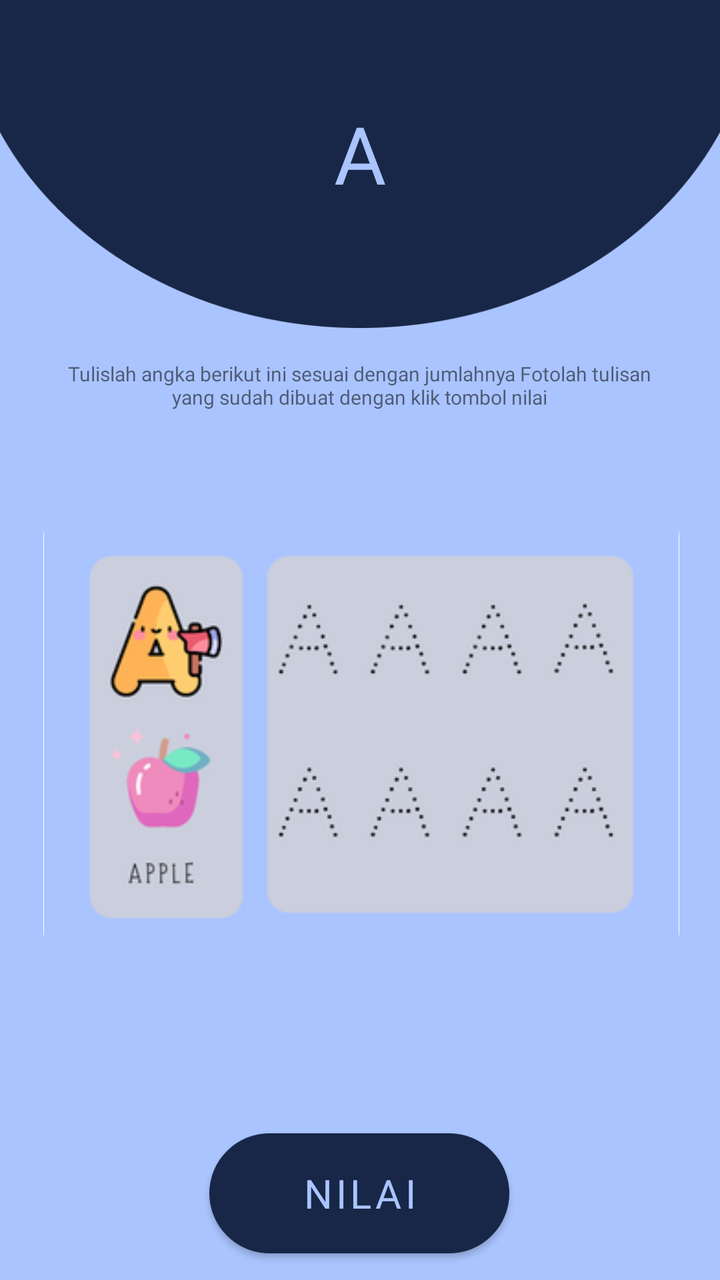
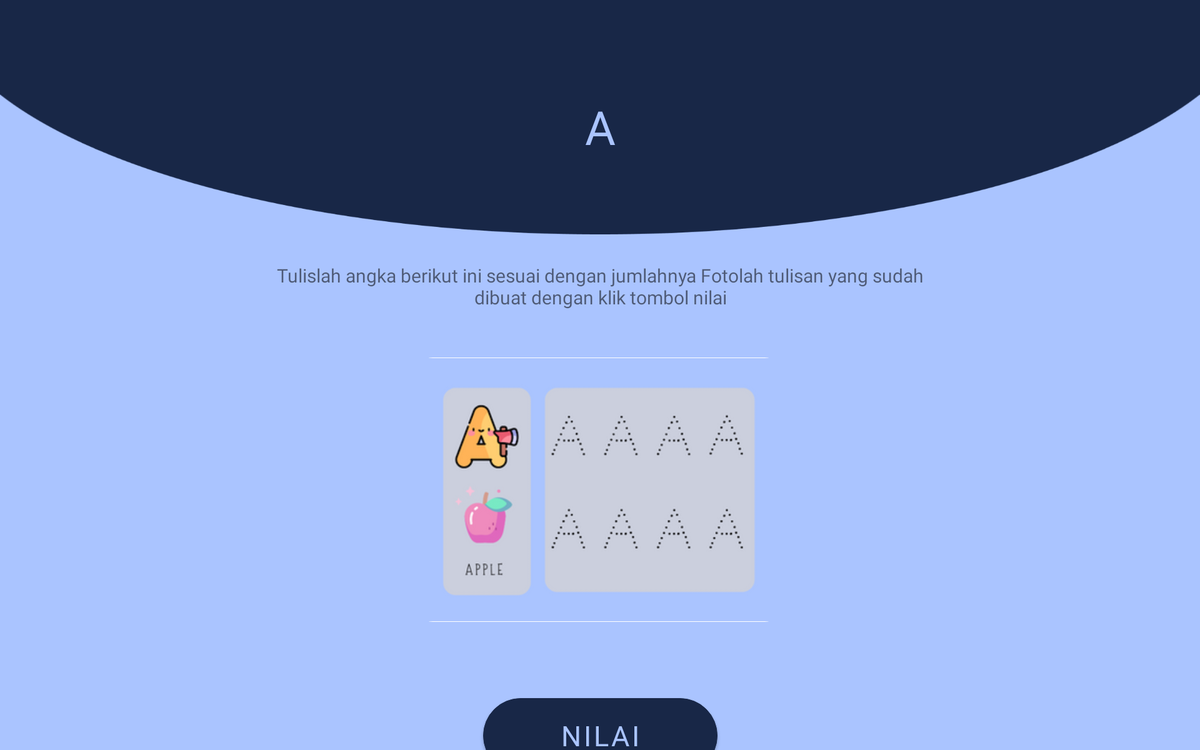

Compare how this app lays out the same screen by default and in its alternative resource folder. The renders come first, then the two layout files and the values they reference.
<!-- AndroidManifest.xml: application theme Theme.MLWithTensorFlowLite -->
<!-- res/layout/hurufa.xml -->
<?xml version="1.0" encoding="utf-8"?>
<androidx.constraintlayout.widget.ConstraintLayout xmlns:android="http://schemas.android.com/apk/res/android"
    xmlns:app="http://schemas.android.com/apk/res-auto"
    xmlns:tools="http://schemas.android.com/tools"
    android:id="@+id/relativeLayout3"
    android:layout_width="match_parent"
    android:layout_height="match_parent"
    android:background="@color/purple_700"
    tools:context=".MainActivity">


    <ImageView
        android:id="@+id/temahurufa"
        android:layout_width="match_parent"
        android:layout_height="wrap_content"
        android:adjustViewBounds="true"
        android:scaleType="fitXY"
        app:layout_constraintStart_toStartOf="parent"
        app:layout_constraintTop_toTopOf="parent"
        app:srcCompat="@drawable/tema" />

    <TextView
        android:layout_width="match_parent"
        android:layout_height="100dp"
        android:fontFamily="@font/lemonadabold"
        android:text="A"
        android:textAlignment="center"
        android:textColor="@color/purple_700"
        android:textSize="40sp"
        app:layout_constraintBottom_toBottomOf="@+id/temahurufa"
        app:layout_constraintEnd_toEndOf="parent"
        app:layout_constraintHorizontal_bias="1.0"
        app:layout_constraintStart_toStartOf="parent"
        app:layout_constraintTop_toTopOf="@+id/temahurufa"
        app:layout_constraintVertical_bias="0.781" />
    />

    <Button
        android:id="@+id/kembalihurufa"
        android:layout_width="50dp"
        android:layout_height="wrap_content"
        android:layout_marginLeft="10dp"
        android:layout_marginTop="20dp"
        android:background="@drawable/ic_baseline_arrow_back_24"
        android:theme="@style/arrow"
        app:layout_constraintStart_toStartOf="parent"
        app:layout_constraintTop_toTopOf="parent"
        tools:layout_editor_absoluteX="138dp"
        tools:layout_editor_absoluteY="231dp" />

    <TextView
        android:id="@+id/Instruksi"
        android:layout_width="312dp"
        android:layout_height="62dp"
        android:layout_marginTop="16dp"
        android:bottomLeftRadius="15dp"
        android:bottomRightRadius="15dp"
        android:fontFamily="@font/lemonadabold"
        android:text="Tulislah angka berikut ini sesuai dengan jumlahnya Fotolah tulisan yang sudah dibuat dengan klik tombol nilai"
        android:textAlignment="center"
        android:textSize="10dp"
        app:layout_constraintEnd_toEndOf="parent"
        app:layout_constraintHorizontal_bias="0.494"
        app:layout_constraintStart_toStartOf="parent"
        app:layout_constraintTop_toBottomOf="@+id/temahurufa"
        tools:ignore="MissingConstraints" />

    <ImageView
        android:id="@+id/imageViewhurufa"
        android:layout_width="318sp"
        android:layout_height="230sp"
        android:layout_marginStart="21dp"
        android:layout_marginTop="10dp"
        android:layout_marginEnd="20dp"
        android:background="@drawable/image_border"
        android:bottomLeftRadius="15dp"
        android:bottomRightRadius="15dp"
        app:layout_constraintEnd_toEndOf="parent"
        app:layout_constraintStart_toStartOf="parent"
        app:layout_constraintTop_toBottomOf="@+id/Instruksi"
        app:srcCompat="@drawable/a" />

    <Button
        android:id="@+id/buttonhurufa"
        android:layout_width="150dp"
        android:layout_height="60dp"
        android:layout_marginTop="5dp"
        android:background="@drawable/button"
        android:backgroundTint="@color/purple_200"
        android:fontFamily="@font/lemonadabold"
        android:text="Nilai"
        android:textColor="@color/purple_700"
        android:textSize="20sp"
        android:theme="@style/button2"
        app:layout_constraintBottom_toBottomOf="parent"
        app:layout_constraintEnd_toEndOf="parent"
        app:layout_constraintHorizontal_bias="0.498"
        app:layout_constraintStart_toStartOf="parent"
        app:layout_constraintTop_toBottomOf="@+id/confidencehurufa"
        app:layout_constraintVertical_bias="0.0" />

    <TextView
        android:id="@+id/resulthurufa"
        android:layout_width="wrap_content"
        android:layout_height="wrap_content"
        android:layout_marginTop="5dp"
        android:text=""
        android:textColor="@color/purple_700"
        android:textSize="30sp"
        android:textStyle="bold"
        app:layout_constraintLeft_toLeftOf="parent"
        app:layout_constraintRight_toRightOf="parent"
        app:layout_constraintTop_toBottomOf="@+id/imageViewhurufa" />

    <TextView
        android:id="@+id/confidencehurufa"
        android:layout_width="wrap_content"
        android:layout_height="wrap_content"
        android:layout_marginTop="5sp"
        android:text=""
        android:textColor="@color/purple_200"
        android:textSize="22sp"
        android:textStyle="bold"
        app:layout_constraintEnd_toEndOf="parent"
        app:layout_constraintHorizontal_bias="0.498"
        app:layout_constraintLeft_toLeftOf="parent"
        app:layout_constraintRight_toRightOf="parent"
        app:layout_constraintStart_toStartOf="parent"
        app:layout_constraintTop_toBottomOf="@+id/resulthurufa" />

    <TextView
        android:id="@+id/confidencesTexthurufa"
        android:layout_width="wrap_content"
        android:layout_height="wrap_content"
        android:layout_marginTop="10sp"
        android:text="Confidences:"
        android:textSize="20sp"
        android:textStyle="bold"
        android:visibility="gone"
        app:layout_constraintLeft_toLeftOf="parent"
        app:layout_constraintRight_toRightOf="parent"
        app:layout_constraintTop_toBottomOf="@+id/confidencehurufa" />


</androidx.constraintlayout.widget.ConstraintLayout>
<!-- resources referenced by this layout -->
<resources>
  <color name="purple_200">#182747</color>
  <color name="purple_700">#AAC4FF</color>
  <!-- drawable a: png bitmap (drawable, 26178 bytes) -->
  <!-- drawable button (drawable) -->
  <?xml version="1.0" encoding="utf-8" ?>
  <selector xmlns:android="http://schemas.android.com/apk/res/android">
      <item android:state_pressed="false" >
          <shape>
              <solid
                  android:color="@color/purple_500" />
              <stroke
                  android:width="1px"
                  android:color="@color/purple_500" />
              <corners android:radius="50dp" />
          </shape>
      </item>
      <item android:state_pressed="true" >
          <shape>
              <solid
                  android:color="@color/purple_700" />
              <stroke
                  android:width="1px"
                  android:color="@color/purple_700" />
              <corners android:radius="50dp" />
          </shape>
      </item>
  </selector>
  <!-- drawable image_border (drawable) -->
  <?xml version="1.0" encoding="utf-8"?>
  <shape xmlns:android="http://schemas.android.com/apk/res/android"
      android:shape="rectangle"
      >
      <corners
          android:topLeftRadius="15dp"
          android:topRightRadius="15dp"
          android:bottomLeftRadius="15dp"
          android:bottomRightRadius="15dp"/>
      <stroke
          android:color="@color/white"
          android:width="3dp"
          />
      <solid
          android:color="#FFFFFF"
          android:alpha="0.2"
  
          />
  
  
  </shape>
  <!-- drawable tema: png bitmap (drawable, 8744 bytes) -->
  <style name="arrow" parent="Theme.MaterialComponents.DayNight.DarkActionBar">
          
          <item name="colorPrimary">#000000</item>
          <item name="colorPrimaryVariant">@color/black</item>
          <item name="colorOnPrimary">@color/purple_200</item>
          
          <item name="colorSecondary">@color/teal_200</item>
          <item name="colorSecondaryVariant">@color/teal_700</item>
          <item name="colorOnSecondary">@color/purple_500</item>
          
          <item name="android:statusBarColor" tools:targetApi="l">?attr/colorPrimaryVariant</item>
          
      </style>
  <style name="button2" parent="Theme.MaterialComponents.DayNight.DarkActionBar">
          
          <item name="colorPrimary">@color/purple_200</item>
          <item name="colorPrimaryVariant">@color/purple_200</item>
          <item name="colorOnPrimary">@color/purple_200</item>
          
          <item name="colorSecondary">@color/teal_200</item>
          <item name="colorSecondaryVariant">@color/teal_700</item>
          <item name="colorOnSecondary">@color/purple_500</item>
          
          <item name="android:statusBarColor" tools:targetApi="l">?attr/colorPrimaryVariant</item>
          
      </style>
  <style name="Theme.MLWithTensorFlowLite" parent="Theme.MaterialComponents.DayNight.NoActionBar">
          
          <item name="colorPrimary">@color/purple_200</item>
          <item name="colorPrimaryVariant">@color/purple_200</item>
          <item name="colorOnPrimary">@color/purple_200</item>
          
          <item name="colorSecondary">@color/teal_200</item>
          <item name="colorSecondaryVariant">@color/teal_700</item>
          <item name="colorOnSecondary">@color/purple_500</item>
          
          <item name="android:statusBarColor" tools:targetApi="l">?attr/colorPrimaryVariant</item>
          
      </style>
  <color name="purple_500">#87A2FB</color>
  <color name="white">#FFFFFFFF</color>
  <color name="black">#29AAD2</color>
  <color name="teal_200">#FF03DAC5</color>
  <color name="teal_700">#FF018786</color>
</resources>
<!-- res/layout-sw720dp/hurufa.xml (the repository's variant of the layout above) -->
<!-- drawn on a large tablet held sideways -->
<?xml version="1.0" encoding="utf-8"?>
<androidx.constraintlayout.widget.ConstraintLayout xmlns:android="http://schemas.android.com/apk/res/android"
    xmlns:app="http://schemas.android.com/apk/res-auto"
    xmlns:tools="http://schemas.android.com/tools"
    android:id="@+id/relativeLayout3"
    android:layout_width="match_parent"
    android:layout_height="match_parent"
    android:background="@color/purple_700"
    tools:context=".MainActivity">


    <ImageView
        android:id="@+id/temahurufa"
        android:layout_width="match_parent"
        android:layout_height="250dp"
        android:adjustViewBounds="true"
        android:scaleType="fitXY"
        app:layout_constraintStart_toStartOf="parent"
        app:layout_constraintTop_toTopOf="parent"
        app:srcCompat="@drawable/tema" />

    <TextView
        android:id="@+id/textView2"
        android:layout_width="match_parent"
        android:layout_height="120dp"
        android:fontFamily="@font/lemonadabold"
        android:text="A"
        android:textAlignment="center"
        android:textColor="@color/purple_700"
        android:textSize="50sp"
        app:layout_constraintBottom_toBottomOf="@+id/temahurufa"
        app:layout_constraintEnd_toEndOf="parent"
        app:layout_constraintHorizontal_bias="1.0"
        app:layout_constraintStart_toStartOf="parent"
        app:layout_constraintTop_toTopOf="@+id/temahurufa"
        app:layout_constraintVertical_bias="0.781" />

    <Button
        android:id="@+id/kembalihurufa"
        android:layout_width="50dp"
        android:layout_height="wrap_content"
        android:layout_marginLeft="10dp"
        android:layout_marginTop="20dp"
        android:background="@drawable/ic_baseline_arrow_back_24"
        android:theme="@style/arrow"
        app:layout_constraintStart_toStartOf="parent"
        app:layout_constraintTop_toTopOf="parent"
        tools:layout_editor_absoluteX="138dp"
        tools:layout_editor_absoluteY="231dp" />

    <TextView
        android:id="@+id/Instruksi"
        android:layout_width="747dp"
        android:layout_height="82dp"
        android:layout_marginTop="30dp"
        android:bottomLeftRadius="15dp"
        android:bottomRightRadius="15dp"
        android:fontFamily="@font/lemonadabold"
        android:text="Tulislah angka berikut ini sesuai dengan jumlahnya Fotolah tulisan yang sudah dibuat dengan klik tombol nilai"
        android:textAlignment="center"
        android:textSize="20dp"
        app:layout_constraintEnd_toEndOf="parent"
        app:layout_constraintStart_toStartOf="parent"
        app:layout_constraintTop_toBottomOf="@+id/temahurufa"
        tools:ignore="MissingConstraints" />
    <ImageView
        android:id="@+id/imageViewhurufa"
        android:layout_width="388dp"
        android:layout_height="282dp"
        android:layout_marginStart="21dp"
        android:layout_marginEnd="20dp"
        android:background="@drawable/image_border"
        android:bottomLeftRadius="15dp"
        android:bottomRightRadius="15dp"
        app:layout_constraintBottom_toBottomOf="parent"
        app:layout_constraintEnd_toEndOf="parent"
        app:layout_constraintHorizontal_bias="0.498"
        app:layout_constraintStart_toStartOf="parent"
        app:layout_constraintTop_toBottomOf="@+id/Instruksi"
        app:layout_constraintVertical_bias="0.126"
        app:srcCompat="@drawable/a" />

    <Button
        android:id="@+id/buttonhurufa"
        android:layout_width="250dp"
        android:layout_height="80dp"
        android:layout_marginTop="25dp"
        android:background="@drawable/button"
        android:backgroundTint="@color/purple_200"
        android:fontFamily="@font/lemonadabold"
        android:text="Nilai"
        android:textColor="@color/purple_700"
        android:textSize="30sp"
        android:theme="@style/button2"
        app:layout_constraintBottom_toBottomOf="parent"
        app:layout_constraintEnd_toEndOf="parent"
        app:layout_constraintStart_toStartOf="parent"
        app:layout_constraintTop_toBottomOf="@+id/confidencehurufa" />

    <TextView
        android:id="@+id/resulthurufa"
        android:layout_width="wrap_content"
        android:layout_height="wrap_content"
        android:layout_marginTop="5dp"
        android:text=""
        android:textColor="@color/purple_700"
        android:textSize="30sp"
        android:textStyle="bold"
        app:layout_constraintLeft_toLeftOf="parent"
        app:layout_constraintRight_toRightOf="parent"
        app:layout_constraintTop_toBottomOf="@+id/imageViewhurufa" />

    <TextView
        android:id="@+id/confidencehurufa"
        android:layout_width="wrap_content"
        android:layout_height="wrap_content"
        android:layout_marginTop="5sp"
        android:text=""
        android:textColor="@color/purple_200"
        android:textSize="22sp"
        android:textStyle="bold"
        app:layout_constraintEnd_toEndOf="parent"
        app:layout_constraintHorizontal_bias="0.498"
        app:layout_constraintLeft_toLeftOf="parent"
        app:layout_constraintRight_toRightOf="parent"
        app:layout_constraintStart_toStartOf="parent"
        app:layout_constraintTop_toBottomOf="@+id/resulthurufa" />

    <TextView
        android:id="@+id/confidencesTexthurufa"
        android:layout_width="wrap_content"
        android:layout_height="wrap_content"
        android:layout_marginTop="5sp"
        android:text="Confidences:"
        android:textSize="20sp"
        android:textStyle="bold"
        android:visibility="gone"
        app:layout_constraintLeft_toLeftOf="parent"
        app:layout_constraintRight_toRightOf="parent"
        app:layout_constraintTop_toBottomOf="@+id/confidencehurufa" />


</androidx.constraintlayout.widget.ConstraintLayout>
